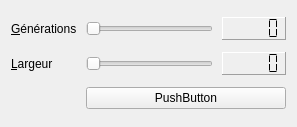
<?xml version="1.0" encoding="UTF-8"?>
<ui version="4.0">
 <class>Controles</class>
 <widget class="QWidget" name="Controles">
  <property name="geometry">
   <rect>
    <x>0</x>
    <y>0</y>
    <width>297</width>
    <height>127</height>
   </rect>
  </property>
  <property name="windowTitle">
   <string>Controles</string>
  </property>
  <layout class="QGridLayout" name="gridLayout">
   <property name="horizontalSpacing">
    <number>9</number>
   </property>
   <item row="2" column="2">
    <widget class="QLCDNumber" name="lcdNumber">
     <property name="styleSheet">
      <string notr="true">color : black;</string>
     </property>
     <property name="frameShape">
      <enum>QFrame::Panel</enum>
     </property>
     <property name="frameShadow">
      <enum>QFrame::Raised</enum>
     </property>
     <property name="segmentStyle">
      <enum>QLCDNumber::Flat</enum>
     </property>
    </widget>
   </item>
   <item row="2" column="0">
    <widget class="QLabel" name="label_2">
     <property name="text">
      <string>&amp;Largeur</string>
     </property>
     <property name="buddy">
      <cstring>widthSlider</cstring>
     </property>
    </widget>
   </item>
   <item row="2" column="1">
    <widget class="QSlider" name="widthSlider">
     <property name="minimum">
      <number>100</number>
     </property>
     <property name="maximum">
      <number>1000</number>
     </property>
     <property name="pageStep">
      <number>50</number>
     </property>
     <property name="orientation">
      <enum>Qt::Horizontal</enum>
     </property>
    </widget>
   </item>
   <item row="3" column="1" colspan="2">
    <widget class="QPushButton" name="button">
     <property name="text">
      <string notr="true">PushButton</string>
     </property>
    </widget>
   </item>
   <item row="1" column="2">
    <widget class="QLCDNumber" name="lcdNumber_2">
     <property name="styleSheet">
      <string notr="true"/>
     </property>
     <property name="frameShape">
      <enum>QFrame::Panel</enum>
     </property>
     <property name="lineWidth">
      <number>1</number>
     </property>
     <property name="smallDecimalPoint">
      <bool>false</bool>
     </property>
     <property name="segmentStyle">
      <enum>QLCDNumber::Flat</enum>
     </property>
    </widget>
   </item>
   <item row="1" column="1">
    <widget class="QSlider" name="iterationSlider">
     <property name="minimum">
      <number>1</number>
     </property>
     <property name="maximum">
      <number>8</number>
     </property>
     <property name="orientation">
      <enum>Qt::Horizontal</enum>
     </property>
    </widget>
   </item>
   <item row="1" column="0">
    <widget class="QLabel" name="label">
     <property name="text">
      <string>&amp;Générations</string>
     </property>
     <property name="buddy">
      <cstring>iterationSlider</cstring>
     </property>
    </widget>
   </item>
  </layout>
 </widget>
 <tabstops>
  <tabstop>iterationSlider</tabstop>
  <tabstop>widthSlider</tabstop>
  <tabstop>button</tabstop>
 </tabstops>
 <resources/>
 <connections>
  <connection>
   <sender>iterationSlider</sender>
   <signal>valueChanged(int)</signal>
   <receiver>lcdNumber_2</receiver>
   <slot>display(int)</slot>
   <hints>
    <hint type="sourcelabel">
     <x>159</x>
     <y>29</y>
    </hint>
    <hint type="destinationlabel">
     <x>255</x>
     <y>32</y>
    </hint>
   </hints>
  </connection>
  <connection>
   <sender>widthSlider</sender>
   <signal>valueChanged(int)</signal>
   <receiver>lcdNumber</receiver>
   <slot>display(int)</slot>
   <hints>
    <hint type="sourcelabel">
     <x>191</x>
     <y>60</y>
    </hint>
    <hint type="destinationlabel">
     <x>269</x>
     <y>62</y>
    </hint>
   </hints>
  </connection>
 </connections>
</ui>
